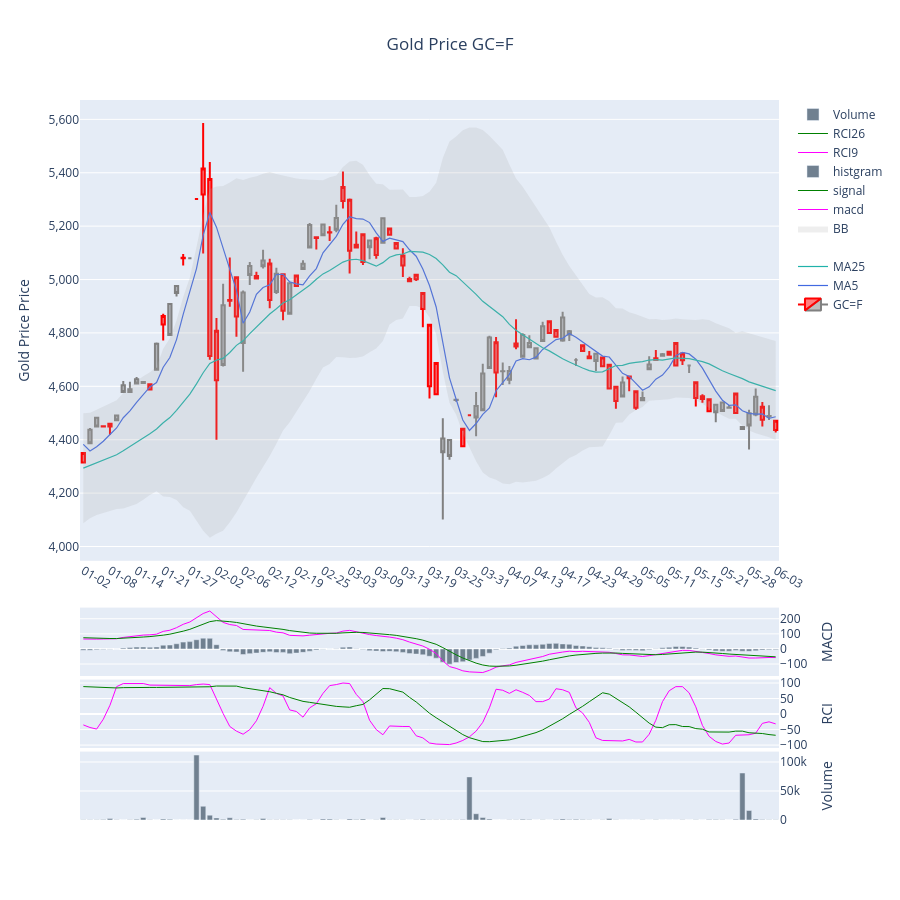

Notebook code cell kept with this figure:
### Code cell
name = "Gold Price"
start = dt.datetime(2026, 1, 1).strftime("%Y-%m-%d")
end = dt.datetime.now().strftime('%Y-%m-%d')
# グラフ領域の作成
fig = stock_prices_and_gold_prices(
    code=gold,
    name=name,
    start=start,
    end=end,
    df_stock=gold_df,
    df_sp=None,
    df_gold=None,
    df_silver=None
)
fig.show()
